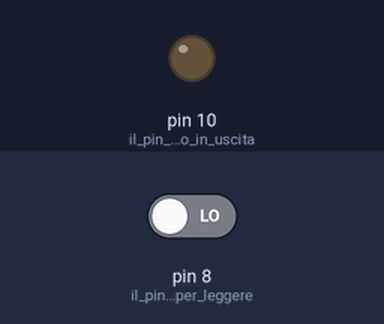
Bench run of a sketch on a simulated Arduino Uno, built with avr-gcc and run on an emulated ATmega328P. Shown: output pins drawn as LEDs (lit = HIGH). The inputs (shaded band) are chosen by the test bench; at power-on: pin 8 (il_pin_usato_per_leggere) LOW.

Above: at 2.8 s.
2.9 s: pin 8 (il_pin_usato_per_leggere) driven HIGH
At 3.5 s:
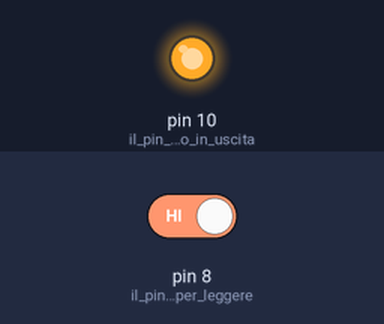
4.5 s: pin 8 (il_pin_usato_per_leggere) driven LOW
At 6.2 s:
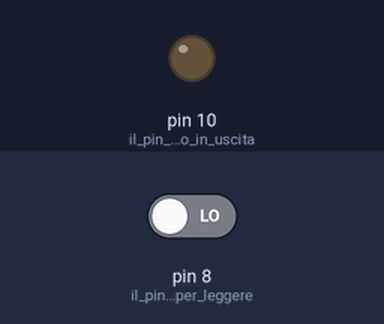
Timing chart, 0 to 7.7 s (numbered marks = the images above; inputs shaded):
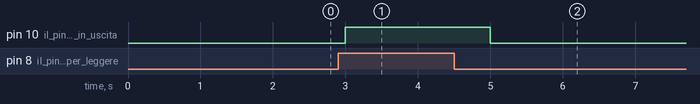

Measured:
- after the input at 2.9 s, pin 10 (il_pin_usato_in_uscita): LOW → HIGH after 0.10 s
- after the input at 4.5 s, pin 10 (il_pin_usato_in_uscita): HIGH → LOW after 0.50 s

The sketch:

soluzione.ino
```cpp
void setup() {
  // put your setup code here, to run once:
  pinMode(8,INPUT);//il pin usato per leggere il pulsante
  pinMode(10,OUTPUT);//il pin usato in uscita
}

void loop() {
  // put your main code here, to run repeatedly:
  int stato;
  stato=digitalRead(8);
  if (stato==HIGH)
  {
     digitalWrite(10,HIGH);
  }
  else
  {
     digitalWrite(10,LOW);
  }
  delay(1000);
}
```
